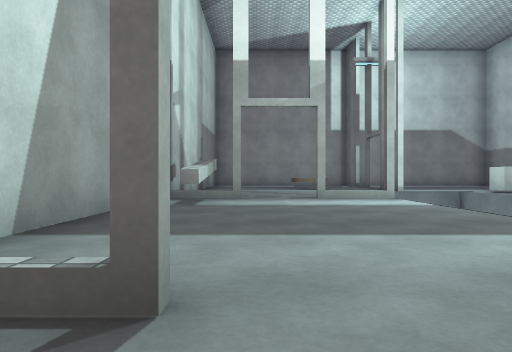
[1] (above)

16 first-person views from a walk through a 3-D level made in the Unity game engine. The camera is 0.72 m above the floor, looks level and sees 70° across. The floor is counted in squares, 2 m on a side. Each view is taken from the middle of a square. On the plan, view 1 faces up. The plan holds only what a view shows up to about 9 squares ahead; the rest is blank. The player character is not drawn. Door leaves are left out, so doorways stand open. Surface patterns are stand-ins for the level's own textures.

[2]
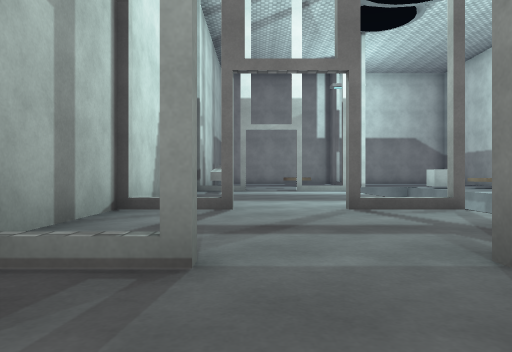

[3]
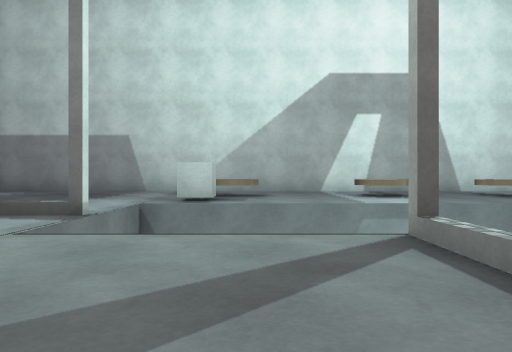

[4]
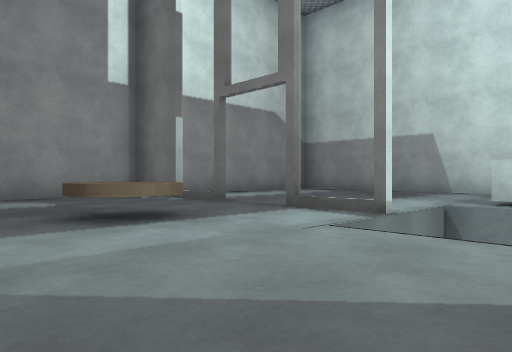

[5]
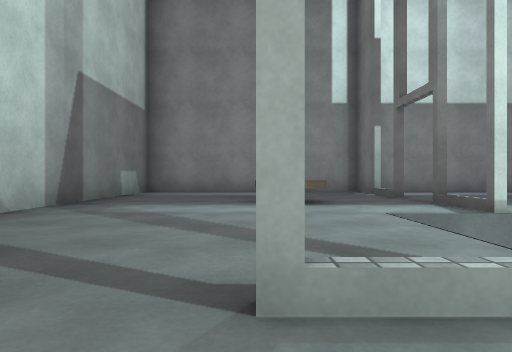

[6]
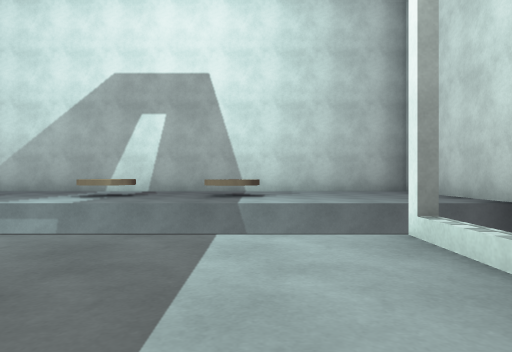

[7]
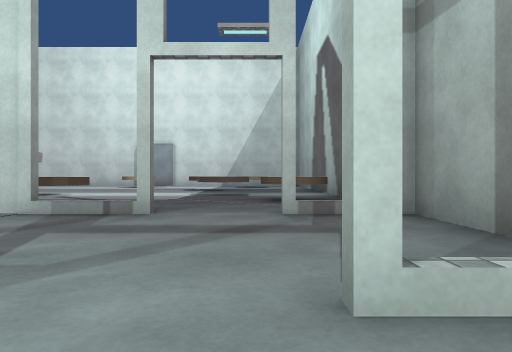

[8]
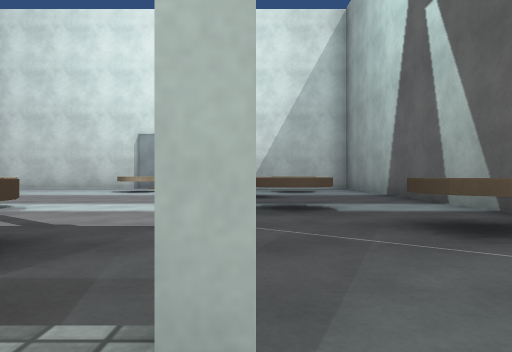

[9]
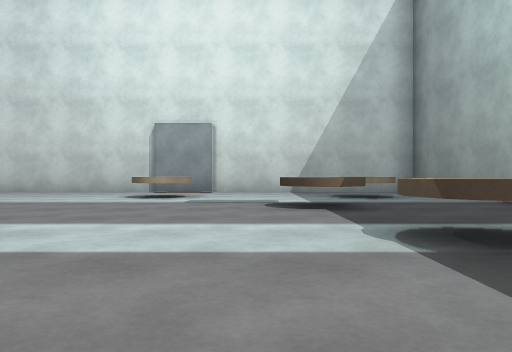

[10]
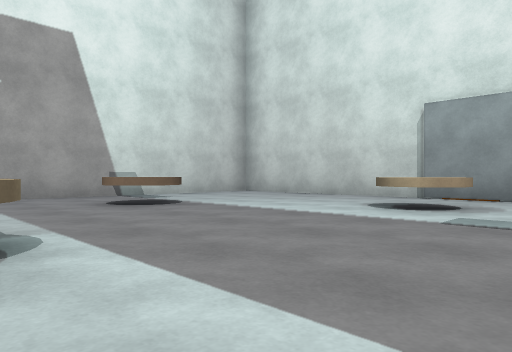

[11]
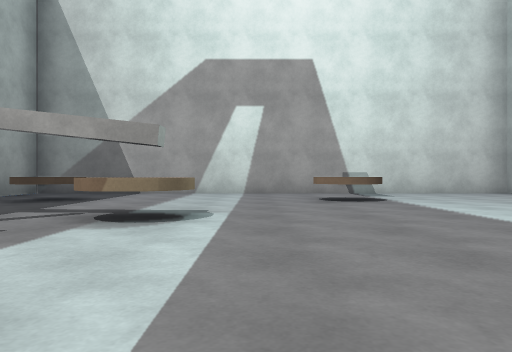

[12]
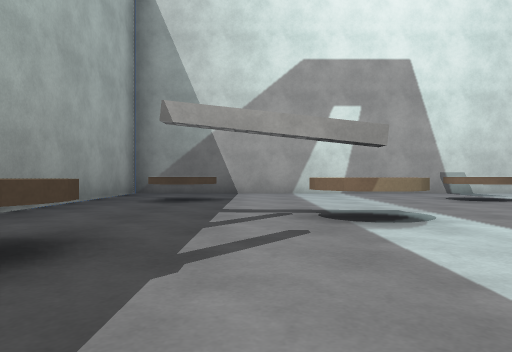

[13]
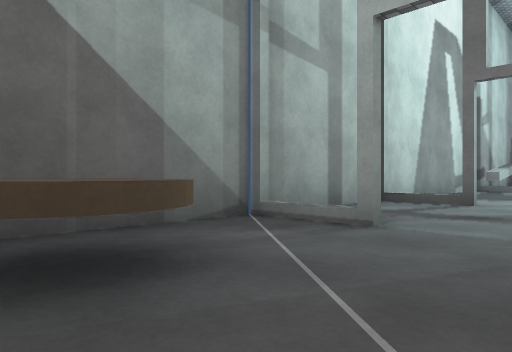

[14]
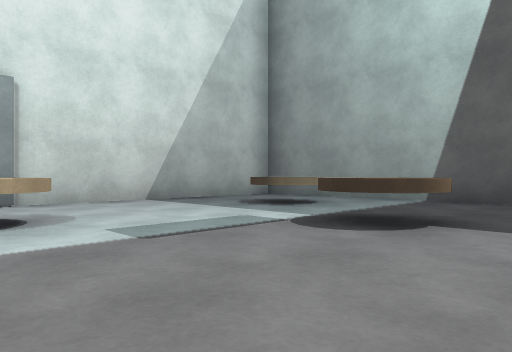

[15]
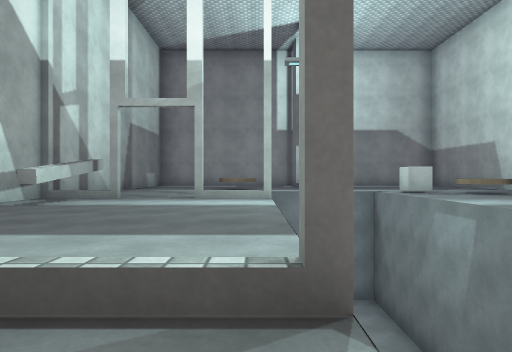

[16]
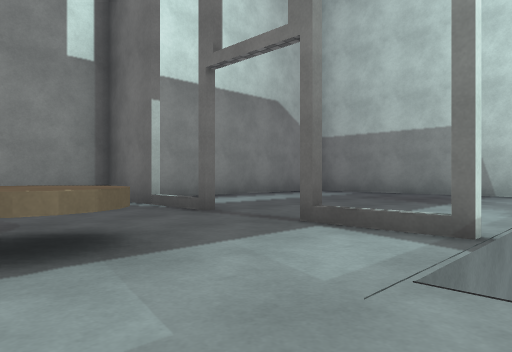

### Floor plan
Key: @ floor where view 1 was taken; # wall or solid block; x gap in a wall; . floor; D open door; v drop or lower ground; T thing the floor can be seen under or through; C cube; I disc.
Columns run from 2 left of view 1 to 9 right of it. Each row starts with its distance up from view 1.
 14 #######
 13 #....######
 12 #....##...#
 11 #....DD...#
 10 #..IIDD...#
  9 #....TT...#
  8 #.... vCCI#
  7 #.... vvII#
  6 ##DDv vv..#
  5 ##...  vII#
  4 #....  vII#
  3 #....  vII#
  2 #....  vII#
  1 #xDDv  v..#
  0 #.@..  v..##
 -1 #.D.v#######
 -2 ##DD.......#
 -3 #I...I..II.#
 -4 #II........#
 -5 #..I..I....#
 -6 #..........#
 -7 #..I....II.#
 -8 #..........#
 -9 #.I..II....#
-10 #..........#
-11 #....##....#
-12 ##    ##  ##

Positions as (right, up) in squares from view 1, and headings:
1: (0, 0), facing up
2: (0, -3), facing up
3: (0, 7), facing right
4: (0, 7), facing up-right
5: (1, 5), facing up
6: (0, 2), facing right
7: (0, 2), facing down
8: (1, -1), facing down
9: (2, -3), facing down
10: (2, -5), facing down-right
11: (1, -6), facing right
12: (1, -4), facing right
13: (1, -4), facing up-left
14: (4, -6), facing down-left
15: (2, 0), facing up
16: (1, 8), facing up-right
